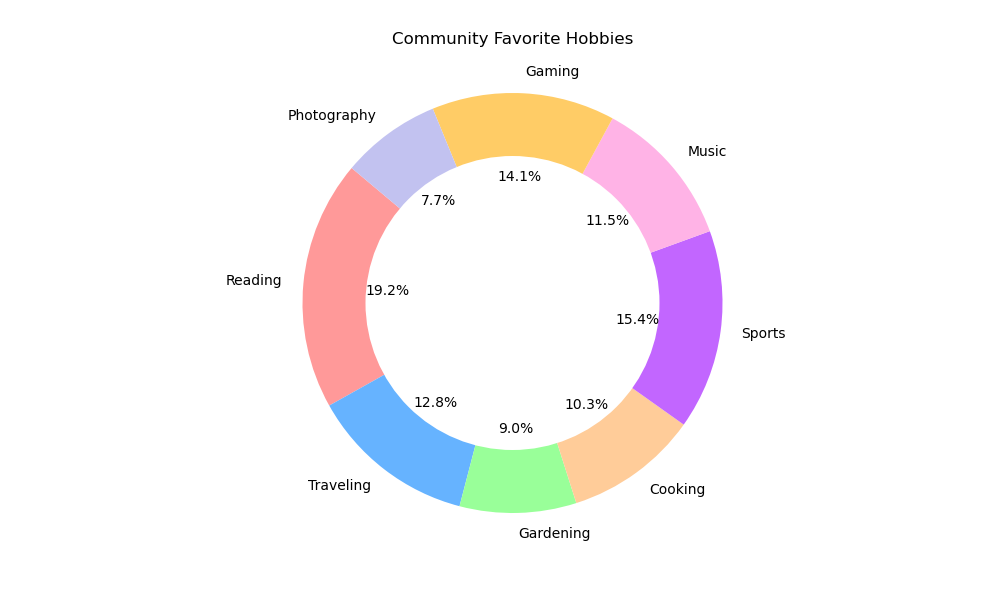

This figure's Python source:

import matplotlib.pyplot as plt

# Data to plot
categories = ['Reading', 'Traveling', 'Gardening', 'Cooking', 'Sports', 'Music', 'Gaming', 'Photography']
values = [15, 10, 7, 8, 12, 9, 11, 6]
colors = ['#ff9999','#66b3ff','#99ff99','#ffcc99','#c266ff','#ffb3e6', '#ffcc66', '#c2c2f0']

# Create pie chart
plt.figure(figsize=(10, 6))
plt.pie(values, labels=categories, colors=colors, autopct='%1.1f%%', startangle=140)

# Draw a circle at the center of pie to make it look like a donut
centre_circle = plt.Circle((0,0),0.70,fc='white')
fig = plt.gcf()
fig.gca().add_artist(centre_circle)

plt.axis('equal')  # Equal aspect ratio ensures that pie is drawn as a circle.
plt.title('Community Favorite Hobbies', pad=20)
plt.show()
